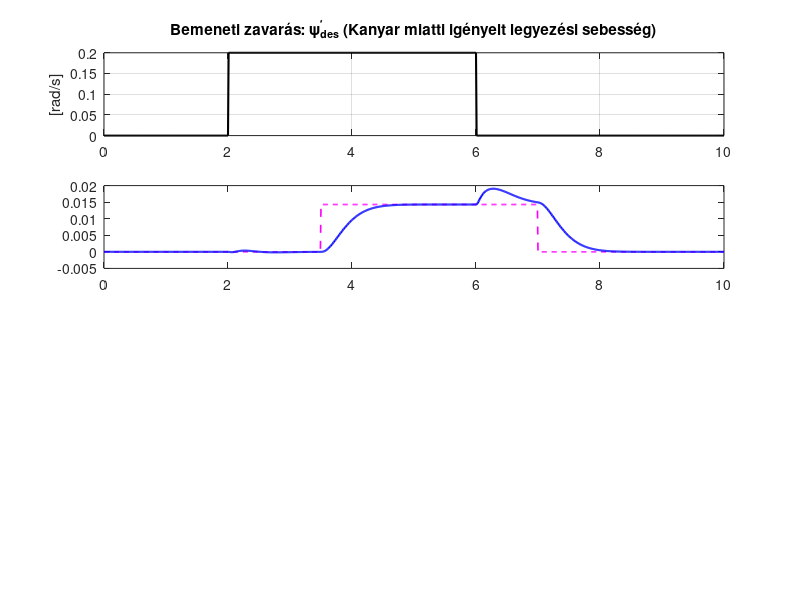

Here is the MATLAB script that generated this plot: (Note: this script raises an error after producing the figure.)
%% DYNAMIC MODEL IN TERMS OF ERROR WITH RESPECT TO ROAD
R = 50;  % radious of the road
Caf = 222685.8 / 2; % Cornering stiffnes az első kerékhez
Car = 136242.8 / 2; % Cornering stiffnes a hátsó kerékhez
lf = 1236e-3; % Az autó tömegközéppontjától mért elülső tengelytáv
lr = 2789e-3 - lf; % Az autó tömegközéppontjától mért hátsó tengelytáv
m = 2300; % Az autó tömege
Vx = 10; % Az autó haladási sebessége a saját koordinátarendszerében
Iz = 2873; % Az autó tehetetlenségi nyomatéka
vphides = Vx / R;
% Az állapotvektorunk e1, e1', e2, e2' == 
% laterális pozíciócióhiba a sávközéptől,
% laterális pozíciócióhiba sebessége,
% legyezési szöghiba az úthoz képest,
% legyezési szöghiba sebessége
% phides = desired yaw rate determined from road radius R Vx/R

A = [0 1                            0                      0;...
     0 -(2*Caf+2*Car)/(m*Vx)        (2*Caf+2*Car)/m        (-2*lf*Caf+2*lr*Car)/(m*Vx);...
     0 0                            0                      1;...
     0 -(2*lf*Caf-2*lr*Car)/(Iz*Vx) (2*lf*Caf-2*lr*Car)/Iz -(2*lf*lf*Caf+2*lr*lr*Car)/(Iz*Vx)];

% steering angle as input
B1 = [0;...
     2*Caf/m;...
     0;...
     2*lf*Caf/Iz];
% desired yaw rate as disturbance from road radius Vx/R
B2 = [0;...
     -(2*lf*Caf-2*lr*Car)/(m*Vx)-Vx;...
     0;...
     -(2*lf*lf*Caf+2*lr*lr*Car)/(Iz*Vx)];

C = [1 0 0 0];
% Irányíthatóság vizsgalata 
isControllable = (size(A,1) == rank(ctrb(A,B1)));

%% Bővített állapottér
% x'(t) = A*x(t) + B*u(t)
% y(t) = CT–x(t)
% u(t) = - K*x(t) + ki*z(t)
% z'(t) = r(t)- y(t)

% x'(t) = A*x(t) + B*u(t)
% z'(t) = -c*x(t) + r(t)
% u = -KT *x(t) + ki*z(t)

A_ext = [A, zeros(4, 1);... 
        -C, 0];
B_ext = [B1;...
         0]; % A zavarás mint bemenet jelenik meg a rendszerben

Q = diag([4 0.1 1 0.01 60]);
r = 1;

K = lqr(A_ext,B_ext,Q,r);
%% Állapotvisszacsatolás
% delta = -K * x(t) + ki*z(t)
% Az openloopra zavaras nelkul szamolom a K erositeseket
% A zavarasnak csak a zart korben lesz szerepe
% Állapotvisszacsatolás

Acl = [(A-B1*K(1:4)) -B1*K(5);...
       -C       0];
Bcl = [B1 B2 zeros(4,1);
       0  0  1];  
Ccl = [1 0 0 0 0];
sys_cl = ss(Acl,Bcl,Ccl,0);

%% STEADY STATE ERROR FROM DYNAMIC EQUATIONS
% Szeretnénk hogy a steady state error nullához tartson, ha van a kanyar
% miatti külső zavaró hatásunk, ezt egy előre csatolt (feedforward) taggal
% kompenzáljuk
% delta = -K * x(t) + delta_ff => feedforward miatt a kompenzálás a
% kormányszögben
% Ekkor a closed loop ilyen alakban szerepel
% x'(t) = (A-B1*K)*x(t) + B1*delta_ff + B2*vphides

% 1. Teljes tengelytáv (Wheelbase)
L = lf + lr;

% 2. Tengelyterhelések számítása (statikus terheléseloszlás)
% m_f: első tengelyre eső tömeg, m_r: hátsó tengelyre eső tömeg
m_f = m * (lr / L); 
m_r = m * (lf / L);

% 3. Alulkormányzottsági gradiens (Understeer Gradient - Kv)
% Ez határozza meg a jármű kanyarodási viselkedését (Rajamani Eq. 3.12/Table 3-1)
Kv = (m_f / (2 * Caf)) - (m_r / (2 * Car));

% 4. Oldalgyorsulás (Lateral Acceleration - ay)
% Mivel vphides = Vx / R, ezért R = Vx / vphides
% ay = Vx^2 / R = Vx * (Vx/R) = Vx * vphides
% A szimulációban a kanyar sugara R = 1000m, így:
ay = Vx^2 / R;

% e2 steady state hibaja
e2_ss = -lr/R + (lf*m*Vx*Vx)/((2*Car*L)*R);

% 5. Feedforward kormányszög (delta_ff)
% Ackermann szög (L/R) + dinamikus kompenzáció (Kv * ay)
delta_ff_val = (L / R) + Kv * ay + K(3)*e2_ss;

% Kiírás ellenőrzésképpen (fokban)
fprintf('Szükséges Feedforward szög: %.4f fok\n', rad2deg(delta_ff_val));


%% 4. JAVÍTOTT SZIMULÁCIÓ
t = 0:0.01:10;
vphides_val = Vx / R;
u_vphides = zeros(size(t));
u_delta_ff = zeros(size(t));
u_vphides(t > 2) = vphides_val;
u_vphides(t > 6) = 0;
u_delta_ff(t > 2) = delta_ff_val;
u_reference = gensig("square",7,10,0.01);
u_reference = u_reference/70;
% Szimuláció
u_sim = [u_delta_ff', u_vphides',u_reference];
[~, ~, x_states] = lsim(sys_cl, u_sim, t);

e1 = x_states(:,1);
e2 = x_states(:,3);
K_pd = K(1:4); % PD jellegű tagok (e1, e1_dot, e2, e2_dot)
K_i  = K(5);   % Integrátor tag (z)
u_feedback = -(K_pd * x_states(:, 1:4)' + K_i * x_states(:, 5)');
u_total = u_feedback' + u_delta_ff';

%% 5. VIZUALIZÁCIÓ (Frissítve a referencia jellel)
figure('Units', 'normalized', 'Position', [0.2 0.1 0.6 0.8], 'Name', 'LQR Szabályozás és Referenciakövetés', 'Color', 'w');

% 1. részábra: Desired Yaw Rate (Zavarás)
subplot(4,1,1);
plot(t, u_vphides, 'k', 'LineWidth', 1.5);
grid on; ylabel('[rad/s]');
title('Bemeneti zavarás: \psi_{des}^\prime (Kanyar miatti igényelt legyezési sebesség)');

% 2. részábra: e1 pozícióhiba és Referencia
subplot(4,1,2);
plot(t, u_reference, '--m', 'LineWidth', 1.2); % Referencia jel (négyszögjel)
hold on;
plot(t, e1, 'b', 'LineWidth', 1.5);            % Aktuális hiba
yline(0, '--k', 'Alpha', 0.5);
grid on; ylabel('e_1 [m]');
title('Laterális pozícióhiba (e_1) és Referencia jel');
legend('Referencia (r)', 'Aktuális e_1');

% 3. részábra: e2 orientációs hiba
subplot(4,1,3);
plot(t, e2, 'r', 'LineWidth', 1.5);
hold on;
yline(e2(end), '--k', ['Maradó: ', num2str(e2(end), '%.4f'), ' rad']);
grid on; ylabel('e_2 [rad]');
title('Orientációs hiba (e_2)');

% 4. részábra: Kormányszög
subplot(4,1,4);
plot(t, u_total, 'g', 'LineWidth', 1.5);
grid on; xlabel('Idő [s]'); ylabel('\delta [rad]');
title('Teljes beavatkozó jel (Visszacsatolás + Feedforward)');
legend('\delta_{total}');

sgtitle(['LQR Zavar elnyomás és Követés - R = ', num2str(R), 'm, V_x = ', num2str(Vx), 'm/s']);
